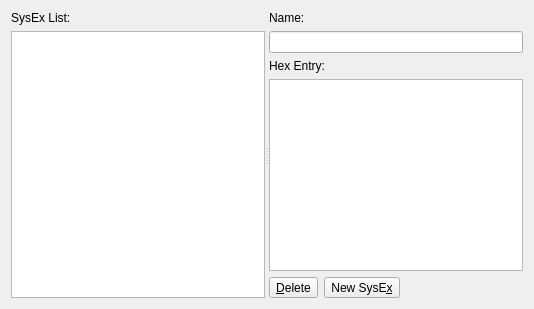
       <widget class="QWidget" name="sysExTab">
        <attribute name="title">
         <string>  S&amp;ysEx  </string>
        </attribute>
        <layout class="QVBoxLayout">
         <item>
          <widget class="QSplitter" name="splitter2">
           <property name="orientation">
            <enum>Qt::Horizontal</enum>
           </property>
           <widget class="QWidget" name="layout12">
            <layout class="QVBoxLayout">
             <item>
              <widget class="QLabel" name="textLabel2_3">
               <property name="text">
                <string>SysEx List:</string>
               </property>
               <property name="wordWrap">
                <bool>false</bool>
               </property>
              </widget>
             </item>
             <item>
              <widget class="QListWidget" name="sysexList">
               <property name="sizePolicy">
                <sizepolicy hsizetype="Expanding" vsizetype="Expanding">
                 <horstretch>0</horstretch>
                 <verstretch>0</verstretch>
                </sizepolicy>
               </property>
               <property name="alternatingRowColors">
                <bool>true</bool>
               </property>
              </widget>
             </item>
            </layout>
           </widget>
           <widget class="QWidget" name="layout11">
            <layout class="QVBoxLayout">
             <item>
              <widget class="QLabel" name="textLabel1_4">
               <property name="text">
                <string>Name:</string>
               </property>
               <property name="wordWrap">
                <bool>false</bool>
               </property>
              </widget>
             </item>
             <item>
              <widget class="QLineEdit" name="sysexName"/>
             </item>
             <item>
              <widget class="QLabel" name="textLabel1_2">
               <property name="text">
                <string>Hex Entry:</string>
               </property>
               <property name="wordWrap">
                <bool>false</bool>
               </property>
              </widget>
             </item>
             <item>
              <widget class="QTextEdit" name="sysexData"/>
             </item>
             <item>
              <layout class="QHBoxLayout">
               <item>
                <widget class="QToolButton" name="deleteSysex">
                 <property name="text">
                  <string>&amp;Delete</string>
                 </property>
                 <property name="shortcut">
                  <string>Alt+D</string>
                 </property>
                </widget>
               </item>
               <item>
                <widget class="QToolButton" name="newSysex">
                 <property name="text">
                  <string>New SysE&amp;x</string>
                 </property>
                 <property name="shortcut">
                  <string>Alt+X</string>
                 </property>
                </widget>
               </item>
               <item>
                <spacer name="spacer12">
                 <property name="orientation">
                  <enum>Qt::Horizontal</enum>
                 </property>
                 <property name="sizeType">
                  <enum>QSizePolicy::Expanding</enum>
                 </property>
                 <property name="sizeHint" stdset="0">
                  <size>
                   <width>60</width>
                   <height>20</height>
                  </size>
                 </property>
                </spacer>
               </item>
              </layout>
             </item>
            </layout>
           </widget>
          </widget>
         </item>
        </layout>
       </widget>
